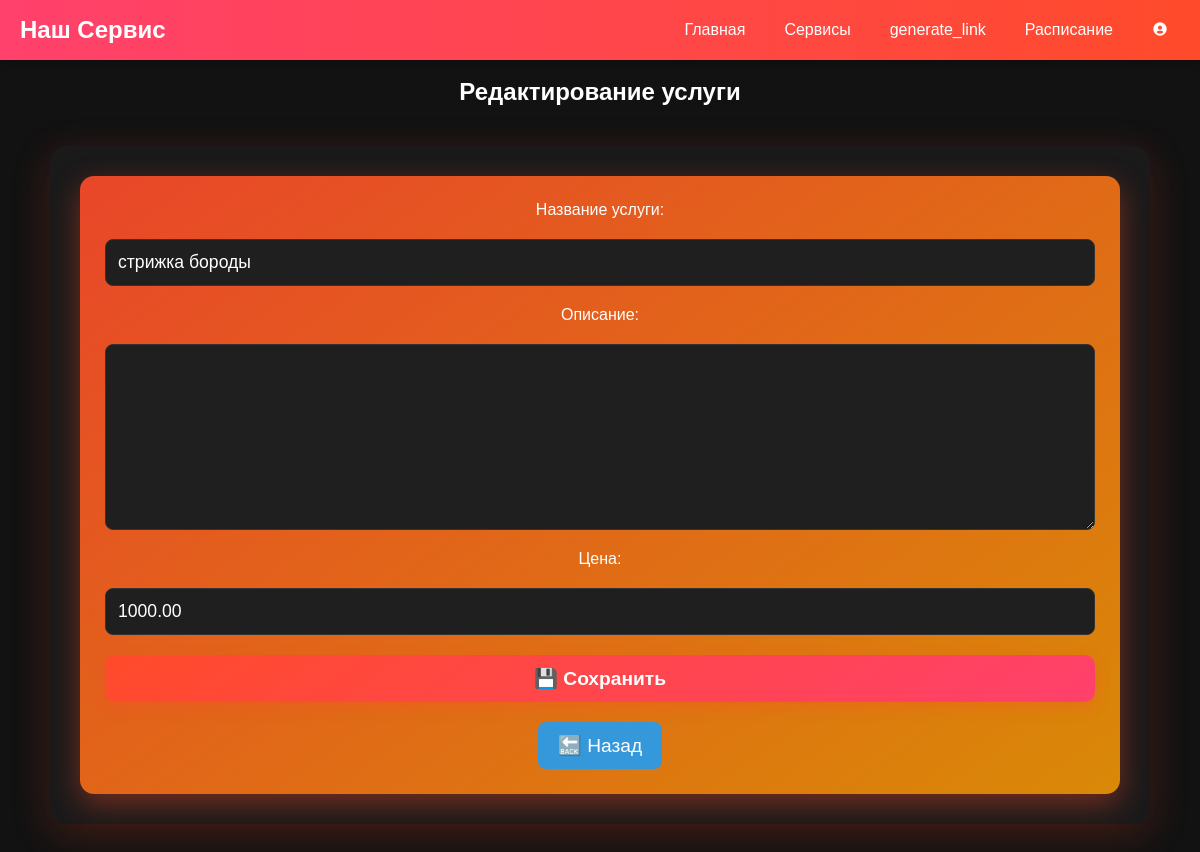
Before: /services/update/1/ (signed in) with the older database file.
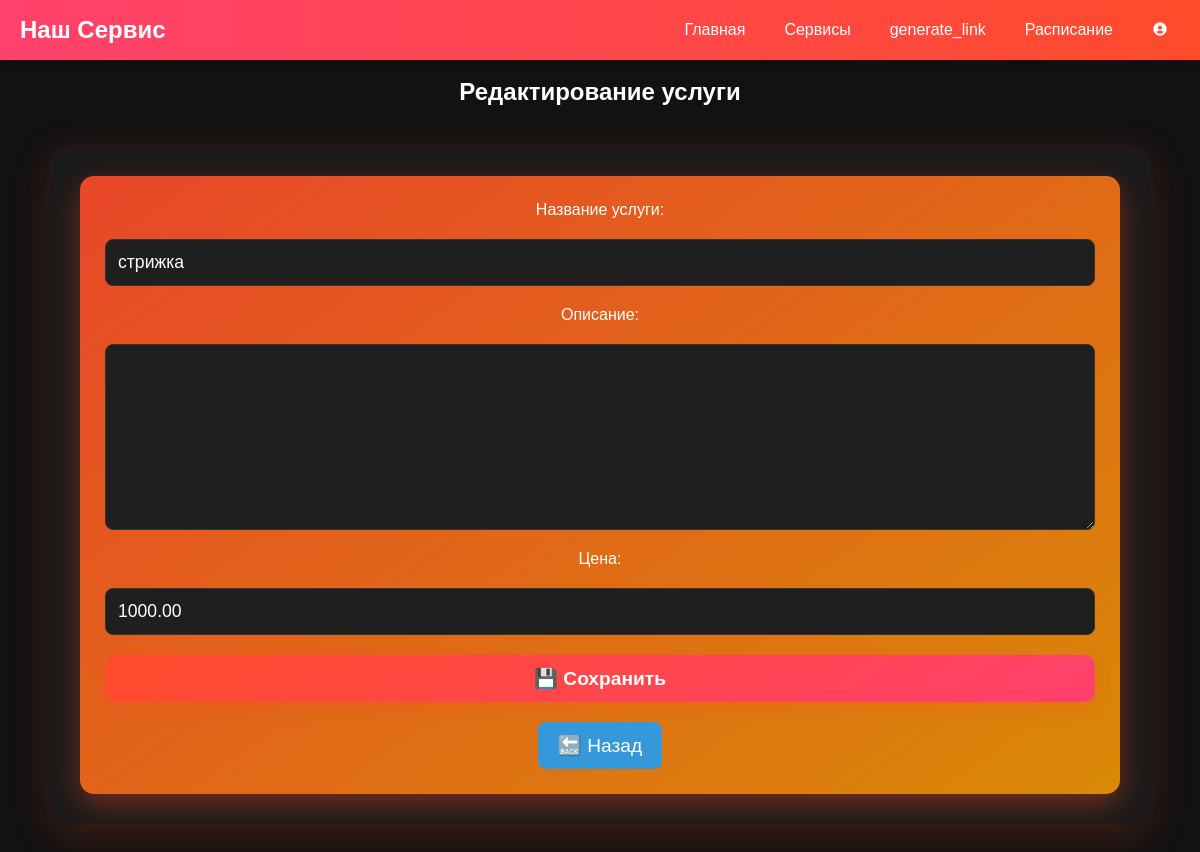
After: the same page with the newer database file.
### services/models.py (models this page shows, shortened)
class ServiceModel(models.Model):
    user = models.ForeignKey(User, verbose_name= "", on_delete=models.CASCADE)
    name = models.CharField('service', max_length=250)
    price = models.DecimalField('price',max_digits=6, decimal_places=2)
    description = models.TextField(blank = True, null=True)
    class Meta:
        verbose_name = ("Service")
        verbose_name_plural = ("Services")

### services/views.py (the view)
# urls.py: path('update/<int:pk>/', ServiceUpdateView.as_view(), name='service_update')
class ServiceUpdateView(LoginRequiredMixin, UpdateView):
    model = ServiceModel
    template_name = 'services/service_update.html'
    fields = ['name', 'description', 'price']
    success_url = reverse_lazy('service:service_list')
    def get_queryset(self):
        return ServiceModel.objects.filter(user=self.request.user)  # Только свои услуги
    def get_context_data(self, **kwargs):
        context = super().get_context_data(**kwargs)
        context['service'] = self.object
        return context

### services/templates/services/service_update.html (shortened to what this page needs)
{% extends "main_page/base.html" %}
{% load static %}
{% block extra_css %}
    <link rel="stylesheet" href="{% static 'services/css/service_update.css' %}">
    <link rel="stylesheet" href="{% static 'main_page/css/navbar.css' %}">
    <link href='https://unpkg.com/boxicons@2.1.4/css/boxicons.min.css' rel='stylesheet'>
{% endblock %}
{% block title %}
<br>
<h2>Редактирование услуги</h2>
{% endblock %}
{% block body %}
    {% include "main_page/base.html" %}
    <div class="service-container">
        <div class="service-card">
            <form method="POST" class="service-form">
                <label for="id_name">Название услуги:</label>
                {{ form.name }}
                <label for="id_description">Описание:</label>
                {{ form.description }}
                <label for="id_price">Цена:</label>
                {{ form.price }}
                <button type="submit" class="save-button">💾 Сохранить</button>
            </form>
            <a href="{% url 'service:service_list' %}" class="back-button">🔙 Назад</a>
        </div>
    </div>
{% endblock %}

Changed rows visible on the page:
changed ServiceModel: name "стрижка бороды" → "стрижка"
